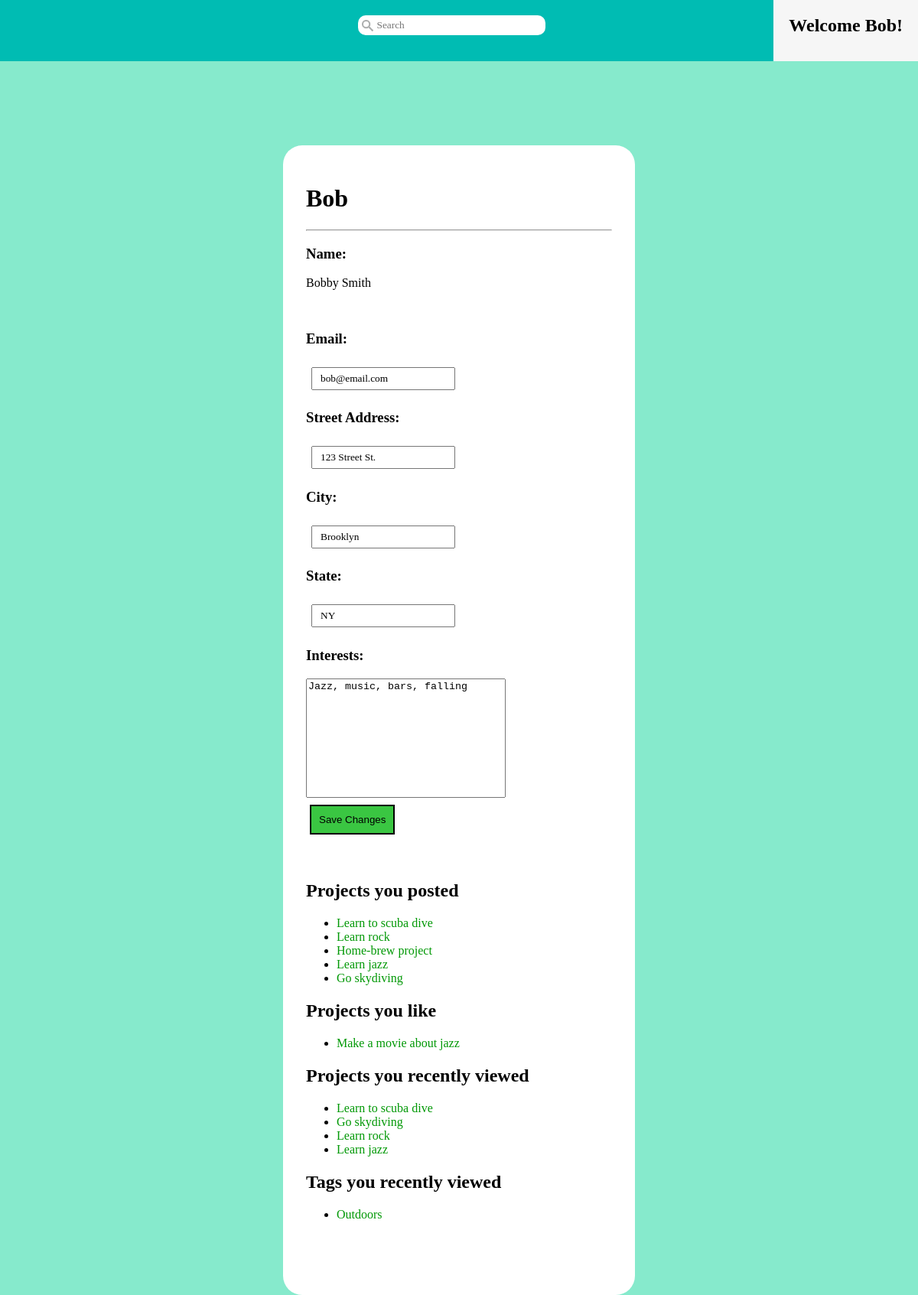
Page /?controller=pages&action=user&user=Bob (signed in) on the committed database.
### tables this page shows
CREATE TABLE User (
  username VARCHAR(15) NOT NULL,
  uname VARCHAR(25) NOT NULL,
  email VARCHAR(20),
  password TEXT NOT NULL,
  str_addr VARCHAR(25),
  ucity VARCHAR(25),
  ustate VARCHAR(25),
  interests TEXT,
  ccn INT NOT NULL,
  last_login DATETIME,
  PRIMARY KEY (username)
);

CREATE TABLE Project (
  pid INTEGER NOT NULL,           --INTEGER primary keys autoincrement in SQLite3
  username VARCHAR(15) NOT NULL,
  pname VARCHAR(15) NOT NULL,
  description TEXT,
  post_time DATETIME NOT NULL,
  proj_completed BIT NOT NULL,    --if project has been completed yet
  completion_time DATETIME,       --date the project was completed
  minfunds REAL NOT NULL,
  maxfunds REAL NOT NULL,
  camp_end_time DATETIME NOT NULL,--date the campaign ends
  camp_finished BIT NOT NULL,     --if campaign is completed yet
  camp_success BIT NOT NULL,      --if the min funds were reached in time
  PRIMARY KEY (pid),
  FOREIGN KEY (username) REFERENCES User(username)
);

### index.php (called while the page is built, shortened)
<?php
    require_once('db.php');
    require_once('view/layout.php');
?>

### db.php (called while the page is built, shortened)
<?php
    class DB {
        private static $instance = null;
        private $db;
        private function __construct() {
            $dbname = $_SERVER['DOCUMENT_ROOT'].'/Flint/flint.db';
            $this->db = new PDO("sqlite:{$dbname}");
        }
        public static function getInstance() {
            if (!isset(self::$instance)) {
                self::$instance = new DB();
            }
            return self::$instance;
        }
        public function runSelect($query, $entries) {
            $db = $this->db;
            $statement = $db->prepare($query);
            if ($entries) {
                $statement->execute($entries);
            } else {
                $statement->execute();
            }
            $results = $statement->fetchAll();
            if ($results) {
                return $this->resultsToArray($results);
            } else {
                return [];
            }
        }
        public function resultsToArray($results) {
            $allitems = array();
            foreach ($results as $row) {
                $item = array();
                foreach (array_keys($row) as $key) {
                    if (gettype($key) != "integer") {
                        $item[$key] = $row[$key];
                    }
                }
                array_push($allitems, $item);
            }
            return($allitems);
        }
    }
?>

### model/user.php (called while the page is built, shortened)
<?php
    class User {
        public function __construct($username, $uname, $email, $str_addr, $ucity,
                $ustate, $interests, $ccn, $last_login) {
            $this->username = $username;
            $this->uname = $uname;
            $this->email = $email;
            $this->str_addr = $str_addr;
            $this->ucity = $ucity;
            $this->ustate = $ustate;
            $this->interests = $interests;
        }
        public static function getUser($username) {
            $db = DB::getInstance();
            $q = "SELECT * FROM User WHERE username=:u;";
            $results = $db->runSelect($q, array(":u" => $username));
            if ($results) {
                $row = $results[0];
                $user = new User(
                        $row['username'],
                        $row['uname'],
                        $row['email'],
                        $row['str_addr'],
                        $row['ucity'],
                        $row['ustate'],
                        $row['interests'],
                        $row['ccn'],
                        $row['last_login']
                    );
                return $user;
            } else {
                return null;
            }
        }
    }
?>

### model/project.php (called while the page is built, shortened)
<?php
    class Project {
        public function __construct($pid, $username, $pname, $description, $post_time,
                $proj_completed, $completion_time, $minfunds, $maxfunds, $camp_end_time,
                $camp_finished, $camp_success, $tags) {
            $this->pid = $pid;
            $this->pname = $pname;
        }
        public static function getProjectTags($pid) {
            $db = DB::getInstance();
            $q = "SELECT name AS tag_name FROM Project JOIN Ptags USING(pid) "
                ."JOIN Tags USING(tid) WHERE pid=:p;";
            $e = [':p' => $pid];
            $results = $db->runSelect($q, $e);
            $tags = [];
            if ($results) {
                foreach ($results as $row) {
                    $tags[] = $row['tag_name'];
                }
            }
            return $tags;
        }
        private static function getLikedProjectsByTime($username, $field) {
            $db = DB::getInstance();
            $q = "SELECT * FROM Project WHERE pid IN "
                    . "(SELECT pid FROM Likes WHERE username=:u) "
                    . "ORDER BY {$field} DESC;";
            $entries = array(":u" => $username);
            $results = $db->runSelect($q, $entries);
            if ($results) {
                $projects = [];
                foreach ($results as $row) {
                    $tags = self::getProjectTags($row['pid']);
                    $projects[] = new Project(
                            $row['pid'],
                            $row['username'],
                            $row['pname'],
                            $row['description'],
                            $row['post_time'],
                            $row['proj_completed'],
                            $row['completion_time'],
                            $row['minfunds'],
                            $row['maxfunds'],
                            $row['camp_end_time'],
                            $row['camp_finished'],
                            $row['camp_success'],
                            $tags
                        );
                }
                return $projects;
            } else {
                return [];
            }
        }
        public static function getProjectsByUsername($username) {
            $db = DB::getInstance();
            $q = "SELECT * FROM Project WHERE username=:u ORDER BY post_time DESC;";
            $entries = array(":u" => $username);
            $results = $db->runSelect($q, $entries);
            if ($results) {
                $projects = [];
                foreach ($results as $row) {
                    $tags = self::getProjectTags($row['pid']);
                    $projects[] = new Project(
                            $row['pid'],
                            $row['username'],
                            $row['pname'],
                            $row['description'],
                            $row['post_time'],
                            $row['proj_completed'],
                            $row['completion_time'],
                            $row['minfunds'],
                            $row['maxfunds'],
                            $row['camp_end_time'],
                            $row['camp_finished'],
                            $row['camp_success'],
                            $tags
                        );
                }
                return $projects;
            } else {
                return [];
            }
        }
        public static function getLikedProjectsByPostTime($username) {
            return self::getLikedProjectsByTime($username, 'post_time');
        }
    }
?>

### model/view_log.php (called while the page is built, shortened)
<?php
    class ViewLog {
        public static function getRecentProjectViews($username) {
            $db = DB::getInstance();
            $q = "SELECT pname, pid, MAX(vtime) FROM ProjectViews AS pv JOIN "
                ."Project USING(pid) WHERE pv.username=:u GROUP BY pid ORDER "
                ."BY vtime DESC;";
            $results = $db->runSelect($q, [':u' => $username]);
            if ($results) {
                $projects = [];
                foreach ($results as $row) {
                    $projects[] = ['pname' => $row['pname'], 'pid' => $row['pid']];
                }
                return $projects;
            } else {
                return [];
            }
        }
        public static function getRecentTagViews($username) {
            $db = DB::getInstance();
            $q = "SELECT tid, name, MAX(vtime) FROM TagViews JOIN Tags USING(tid) "
                ."WHERE username=:u GROUP BY tid, name ORDER BY vtime DESC;";
            $results = $db->runSelect($q, [':u' => $username]);
            if ($results) {
                $tags = [];
                foreach ($results as $row) {
                    $tags[] = $row['name'];
                }
                return $tags;
            } else {
                return [];
            }
        }
    }
?>

### view/pages/user_view.php (the view, shortened to what this page needs)
<link rel='stylesheet' href='/Flint/view/pages/css/user.css'>
<div id="container">
    <h1 id='username'><?php echo $user->username; ?></h1>
    <hr />
    <h3>Name:</h3>
    <p><?php echo $user->uname; ?></p>
    <br />
    <?php
        $owner = $_SESSION['username'] == $username;
        if ($owner) {
            ?>
            <h3>Email:</h3>
            <input id='email' type='text' value='<?php echo $user->email; ?>'>
            <br />
            <h3>Street Address:</h3>
            <input id='str-addr' type='text' value='<?php echo $user->str_addr; ?>'>
            <br />
            <h3>City:</h3>
            <input id='city' type='text' value='<?php echo $user->ucity; ?>'>
            <br />
            <h3>State:</h3>
            <input id='state' type='text' value='<?php echo $user->ustate; ?>'>
            <br />
            <h3>Interests:</h3>
            <textarea id='interests' rows='10' cols='30'><?php echo $user->interests; ?></textarea>
            <br />
            <button id='save-button' type='button'
                onclick='saveChanges()'>Save Changes</button>
            <br />
            <br />
            <?php
        }
    ?>
    <br />
<?php
    if ($ownedProjects) {
        if ($owner) {
            echo "<h2>Projects you posted</h2>";
        } else {
            echo "<h2>Projects Posted by ".$username."</h2>";
        }
        echo "<ul>";
        foreach($ownedProjects as $project) {
            $html = "<a class='entry-title'
                        href='/Flint/?controller=pages&action=project&pid="
                        . $project->pid
                        . "'>"
                        . $project->pname ."
                    </a>
            ";
            echo "<li>" . $html . "</li>";
        }
        echo "</ul>";
    }
    if ($likedProjects) {
        if ($owner) {
            echo "<h2>Projects you like</h2>";
        } else {
            echo "<h2>Projects that ".$username." likes</h2>";
        }
        echo "<ul>";
        foreach($likedProjects as $project) {
            $html = "<a class='entry-title'
                        href='/Flint/?controller=pages&action=project&pid="
                        . $project->pid
                        . "'>"
                        . $project->pname ."
                    </a>
            ";
            echo "<li>" . $html . "</li>";
        }
        echo "</ul>";
    }
    if ($viewedProjects) {
        if ($owner) {
            echo "<h2>Projects you recently viewed</h2>";
        } else {
            echo "<h2>Projects recently viewed by ".$username."</h2>";
        }
        echo "<ul>";
        foreach($viewedProjects as $projArray) {
            $pname = $projArray['pname'];
            $pid = $projArray['pid'];
            $html = "<a class='entry-title'
                        href='/Flint/?controller=pages&action=project&pid="
                        . $pid
                        . "'>"
                        . $pname ."
                    </a>
            ";
            echo "<li>" . $html . "</li>";
        }
        echo "</ul>";
    }
    if ($viewedTags) {
        if ($owner) {
            echo "<h2>Tags you recently viewed</h2>";
        } else {
            echo "<h2>Tags recently viewed by ".$username."</h2>";
        }
        echo "<ul>";
        foreach($viewedTags as $tag_name) {
            $html = "<a class='entry-title'
                        href='/Flint/?controller=pages&action=tag&tag="
                        . $tag_name
                        . "'>"
                        . $tag_name ."
                    </a>
            ";
            echo "<li>" . $html . "</li>";
        }
        echo "</ul>";
    }
?>
</div>

### view/common.css (style rules this page uses)
html { width: 100%; }
body { margin: 0; padding: 0; padding-top: 90px; display: block; background-color: rgb(134, 234, 204); }
button { color: black; background: rgb(58, 198, 66); margin: 5px; padding: 10px; text-decoration: none; border: 2px solid black; }
#container { width: 400px; height: 15%; border-radius: 25px; padding: 30px 30px 80px 30px; background-color: white; margin: 100px auto 0px auto; }
#container h2 { white-space: nowrap; }
.entry-title { text-decoration: none; color: rgb(0,152,5); }
input { font-family: cursive; margin: 7px; display: inline-block; padding: 5px 10px; }

### view/pages/css/user.css (style rules this page uses)
.entry-title { text-decoration: none; color: rgb(0,152,5); }
textarea { resize: none; }

### rows in the picture
user: username "Bob", uname "Bobby Smith", email "bob@email.com", str_addr "123 Street St.", ucity "Brooklyn", ustate "NY", interests "Jazz, music, bars, falling"
project: pname "Learn to scuba dive"
project: pname "Learn rock"
project: pname "Home-brew project"
project: pname "Learn jazz"
project: pname "Go skydiving"
project: pname "Make a movie about jazz"

### other values in the picture
$_SESSION['username'] "Bob"
$pname "Learn to scuba dive"
$pname "Go skydiving"
$pname "Learn rock"
$pname "Learn jazz"
$tag_name "Outdoors"
